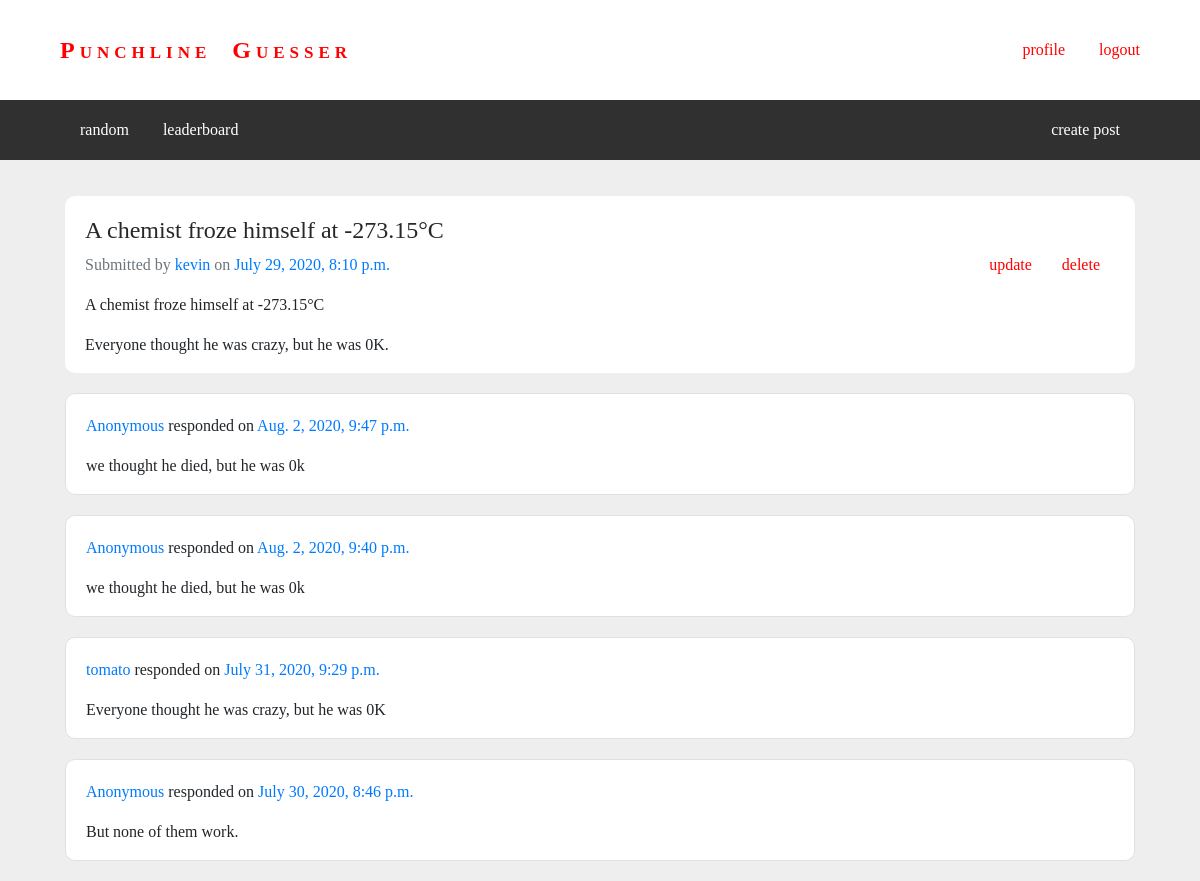
Page /punchline/post/2/ (signed in) on the committed database.
### punchline/models.py (models this page shows, shortened)
class Post(models.Model):
	title = models.CharField(max_length=100)
	setup = models.TextField()
	punchline = models.CharField(max_length=100)
	score = models.IntegerField(default=0)
	author = models.ForeignKey(User, on_delete=models.SET_NULL, null=True)
	date_posted = models.DateTimeField(auto_now_add=True)

class Response(models.Model):
	post = models.ForeignKey('Post', on_delete=models.SET_NULL, null=True)
	content = models.CharField(max_length=100)
	score = models.IntegerField(default=0)
	author = models.ForeignKey(User, on_delete=models.SET_NULL, null=True)
	date_posted = models.DateTimeField(auto_now_add=True)
	def __str__(self):
		return self.content
	class Meta:
		ordering = ['-date_posted']

### punchline/views.py (the view)
# urls.py: path('post/<int:pk>/', views.PostDetailView.as_view(), name='post-detail'),
class PostDetailView(generic.DetailView):
	model = Post
	def get_context_data(self, **kwargs):
		context = super(PostDetailView, self).get_context_data(**kwargs)
		if self.request.user.is_authenticated:
			attempted = [post.id for post in self.request.user.profile.attempted.all()]
		else:
			attempted = self.request.session.get('attempt_id', [])
		answered_already = False
		for post_id in attempted:
			if post_id == self.kwargs['pk']:
				answered_already = True
		if self.request.user == self.get_object().author:
			answered_already = True
		context['answered_already'] = answered_already
		return context

### punchline/templates/punchline/post_detail.html
{% extends "base_generic.html" %}
{% block content %}
	{% if answered_already %}
		<div class="media content">
	        <div class="media-body">
	        	<h4><a href="#" class="media-heading">{{ post.title }}</a></h4>
	        	{% ifequal user post.author %}
	        		<a href="{% url 'delete_post' post.id %}" class="red-link">delete</a>
	        		<a href="{% url 'update_post' post.id %}" class="red-link">update</a>
	        	{% endifequal %}
	        	<p class="text-muted">Submitted by
	        		{% if post.author %}
	        			<a href="{% url 'profile' post.author.username %}">{{ post.author }}</a>
	        		{% else %}
	        			<a href="#">Anonymous</a>
	        		{% endif %}
	        		on <a href="#">{{ post.date_posted }}</a></p>
	            <p>{{ post.setup }}</p>
	            <p>{{ post.punchline }}</p>
	        </div>
	    </div>
	    {% for response in post.response_set.all %}
	    	<div class="media content border">
	    		<div class="media-body">
					<p>
						{% if response.author %}
							<a href="{% url 'profile' response.author.username %}">{{ response.author.username }}</a>
						{% else %}
							<a href="#">Anonymous</a>
						{% endif %}
						responded on <a href="#">{{ response.date_posted }}</a>
					</p>
					<p>{{ response }}</p>
				</div>
		    </div>
		{% endfor %}
	{% else %}
		<div class="media content">
	        <div class="media-body">
	            <p>You haven't guessed the punchline for this post yet. <a href="{% url 'guess' post.id %}">Click here</a> to try.</p>
	        </div>
	    </div>
	{% endif %}
{% endblock %}

### punchline/static/css/styles.css (style rules this page uses)
body { font-family: Verdana; background-color: #eee; }
a, a:hover { text-decoration: none; }
.content { padding: 20px 20px 0px 20px; border-radius: 10px; background-color: white; margin: 20px; }
.content h4 a { color: #282828; }
.red-link { color: red; float: right; padding: 0 15px 0 15px; }

### rows in the picture
Post: title "A chemist froze himself at -273.15°C", author "kevin", date_posted "July 29, 2020, 8:10 p.m.", setup "A chemist froze himself at -273.15°C", punchline "Everyone thought he was crazy, but he was 0K."
Response: shows "Anonymous", date_posted "Aug. 2, 2020, 9:47 p.m.", content "we thought he died, but he was 0k"
Response: shows "Anonymous", date_posted "Aug. 2, 2020, 9:40 p.m.", content "we thought he died, but he was 0k"
Response: author.username "tomato", date_posted "July 31, 2020, 9:29 p.m.", content "Everyone thought he was crazy, but he was 0K"
Response: shows "Anonymous", date_posted "July 30, 2020, 8:46 p.m.", content "But none of them work."
